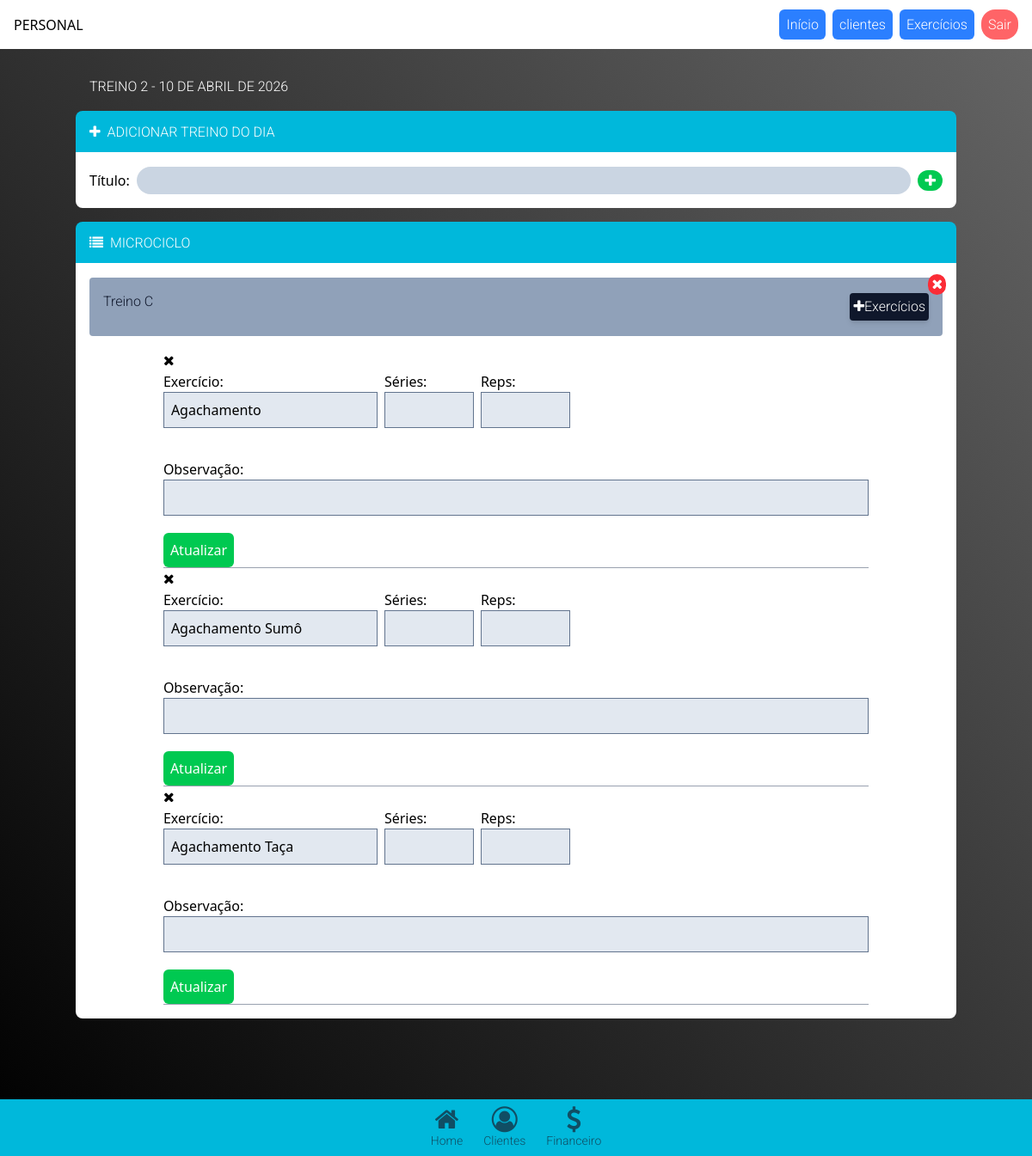
The page /personal/microciclo/25 (signed in) on the database its author committed.
### app_personal/models.py (models this page shows, shortened)
class Mesociclo(models.Model):
    user = models.ForeignKey(User, on_delete=models.CASCADE)
    titulo = models.CharField(max_length=255)
    periodizacao = models.CharField(max_length=255)
    pub_date = models.DateTimeField(auto_now_add=True)
    duracao = models.DateField(null=True)

class Microciclo(models.Model):
    mesociclo = models.ForeignKey(Mesociclo, on_delete=models.CASCADE, related_name='microciclo')
    titulo = models.CharField(max_length=255)

class ExerciciosCliente(models.Model):
    microciclo = models.ForeignKey(Microciclo, on_delete=models.CASCADE, related_name='exercicios')
    exercicio = models.CharField(max_length=255)
    url_img = models.TextField(blank=True)
    series = models.CharField(max_length=255)
    reps = models.CharField(max_length=255)
    obs = models.CharField(max_length=255)
    conjugado = models.IntegerField(null=True)

### app_personal/views.py (the view, shortened to what this page needs)
# urls.py: path('microciclo/<int:id>', views.microciclo, name='microciclo'),
def microciclo(request,id):
    mesociclo = Mesociclo.objects.get(id=id)
    microciclo = Microciclo.objects.filter(mesociclo__id = id)
    exercicios = ExerciciosCliente.objects.filter(microciclo__mesociclo = mesociclo)
    if request.method == 'GET':
        context={
            'mesociclo':mesociclo,
            'microciclo':microciclo,
            'exercicios':exercicios,
        }
        return render(request, 'gerenciar/micro.html', context)

### app_personal/templates/gerenciar/micro.html (shortened to what this page needs)
{% extends 'base_personal/base.html' %}
{% block 'content'%}
<section class="m-auto container my-4">
    <h1 class="text-white font-medium uppercase p-4">{{mesociclo.titulo }} - {{mesociclo.duracao}}</h1>
    <h1 class="font-medium uppercase p-2 border-solid border-b-1 rounded-tr-lg rounded-tl-lg bg-cyan-500 text-white"><i class="fa fa-plus m-2"></i>Adicionar treino do dia</h1>
    <div class="bg-white rounded-bl-lg rounded-br-lg p-4">
    <form action="" method="POST" >
        <div class="w-full flex gap-2 items-center">
            <label>Título:</label>
            <input type="text" name="titulo" class="bg-slate-300 p-1 rounded-full w-full">
            <button type="submit" class="bg-green-500 rounded-full px-2 text-white"><i class="fa fa-plus"></i></button>
        </div>
    </form>
    </div>
</section>
<section class="m-auto container my-4">
    <h1 class=" font-medium uppercase p-2 border-solid border-b-1 rounded-tr-lg rounded-tl-lg bg-cyan-500 text-white"><i class="fa fa-list m-2"></i>Microciclo</h1>
    <div class="flex flex-col items-center bg-white gap-4 rounded-bl-lg rounded-br-lg p-4">
        {% for m in microciclo %}
        <div class="w-full p-4 bg-slate-400 flex justify-between items-center space-y-3 rounded relative">
            <a href="{% url 'delete_microciclo' m.id %}" class="text-white absolute -top-1 -right-1 bg-red-500 rounded-full px-1"><i class="fa fa-close"></i></a>
            <h2 class="font-medium text-slate-900">{{m.titulo}}</h2>
            <a href="#" data-modal-busca="{{m.id}}"  class="bg-slate-900 p-1 text-white rounded shadow-md"><i class="fa fa-plus"></i>Exercícios</a>
        </div>
        <div>
            {% for e in exercicios %}
              {% if e.microciclo_id == m.id %}
               <a href="{% url 'delete_exercicio_cliente' e.id %}"><i class="fa fa-close"></i></a>
              <form action="{% url 'update_exercicios_cliente' e.id %}" method="post" class="flex flex-wrap items-center space-y-4 gap-2 border-b-1 border-gray-400">
                <div>
                    <label class="block">Exercício:</label>
                    <input type="text" class="bg-slate-200 p-2 border border-slate-500" name="exercicio" value="{{e.exercicio}}">
                </div>
                <div>
                    <label class="block">Séries:</label>
                    <input type="text" class="bg-slate-200 p-2 w-26  border border-slate-500" name="series" value="{{e.series}}">
                </div>
                <div>
                    <label class="block">Reps:</label>
                    <input type="text" class="bg-slate-200 p-2 w-26  border border-slate-500" name="reps" value="{{e.reps}}">
                </div>
                <div class="w-full my-3">
                    <label class="block">Observação:</label>
                    <input type="text" class="bg-slate-200 p-2 w-[100%] border border-slate-500" name="obs" value="{{e.obs}}">
                </div>
                <div>
                    <button type="submit" data-btn="{{e.id}}" class="text-white bg-green-500 p-2 rounded-md">Atualizar</button>
                </div>
              </form>
              {% endif %}
            {% endfor %}
        </div>
        {% endfor %}
    </div>
</section>
<br><br><br><br><br><br>
{% endblock %}

### app_personal/static/css/estilo.css (style rules this page uses)
body { background: #000000; background: linear-gradient(50deg,rgba(0, 0, 0, 1) 0%, rgba(102, 102, 102, 1) 100%); background-size: cover; background-position: center center; background-attachment: fixed; min-height: 100vh; margin: 0; }
h1, h2, h3,h4,h5 { font-family: "Roboto", sans-serif; font-weight: 300; }
a { font-family: "Roboto", sans-serif; font-weight: 300; }

### rows shown on the page
Mesociclo: titulo "TREINO 2", duracao "10 DE ABRIL DE 2026"
Microciclo: titulo "Treino C"
ExerciciosCliente: exercicio "Agachamento"
ExerciciosCliente: exercicio "Agachamento Sumô"
ExerciciosCliente: exercicio "Agachamento Taça"
